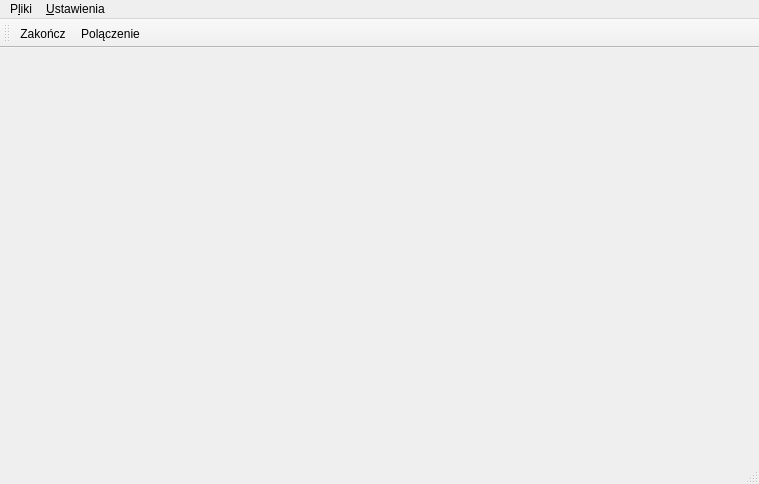
<?xml version="1.0" encoding="UTF-8"?>
<ui version="4.0">
 <class>DGlowneOkno</class>
 <widget class="QMainWindow" name="DGlowneOkno">
  <property name="geometry">
   <rect>
    <x>0</x>
    <y>0</y>
    <width>759</width>
    <height>484</height>
   </rect>
  </property>
  <property name="windowTitle">
   <string>Przykład aplikacji</string>
  </property>
  <widget class="GlownyPanel" name="centralwidget"/>
  <widget class="QMenuBar" name="menubar">
   <property name="geometry">
    <rect>
     <x>0</x>
     <y>0</y>
     <width>759</width>
     <height>22</height>
    </rect>
   </property>
   <widget class="QMenu" name="menu_Ustawienia">
    <property name="title">
     <string>&amp;Ustawienia</string>
    </property>
    <addaction name="_pAction_Connection"/>
   </widget>
   <widget class="QMenu" name="menuPliki">
    <property name="title">
     <string>P&amp;liki</string>
    </property>
    <addaction name="_pAction_Quit"/>
   </widget>
   <addaction name="menuPliki"/>
   <addaction name="menu_Ustawienia"/>
  </widget>
  <widget class="QStatusBar" name="statusbar"/>
  <widget class="QToolBar" name="toolBar">
   <property name="windowTitle">
    <string>toolBar</string>
   </property>
   <attribute name="toolBarArea">
    <enum>TopToolBarArea</enum>
   </attribute>
   <attribute name="toolBarBreak">
    <bool>false</bool>
   </attribute>
   <addaction name="_pAction_Quit"/>
   <addaction name="_pAction_Connection"/>
  </widget>
  <action name="_pAction_Connection">
   <property name="icon">
    <iconset resource="../res/res4led.qrc">
     <normaloff>:/Menu/img/misc/settings.png</normaloff>:/Menu/img/misc/settings.png</iconset>
   </property>
   <property name="text">
    <string>&amp;Polączenie</string>
   </property>
  </action>
  <action name="_pAction_Quit">
   <property name="icon">
    <iconset resource="../res/res4led.qrc">
     <normaloff>:/Menu/img/misc/exit.png</normaloff>:/Menu/img/misc/exit.png</iconset>
   </property>
   <property name="text">
    <string>&amp;Zakończ</string>
   </property>
  </action>
 </widget>
 <customwidgets>
  <customwidget>
   <class>GlownyPanel</class>
   <extends>QWidget</extends>
   <header>GlownyPanel.hh</header>
   <container>1</container>
  </customwidget>
 </customwidgets>
 <resources>
  <include location="../res/res4led.qrc"/>
 </resources>
 <connections/>
</ui>
